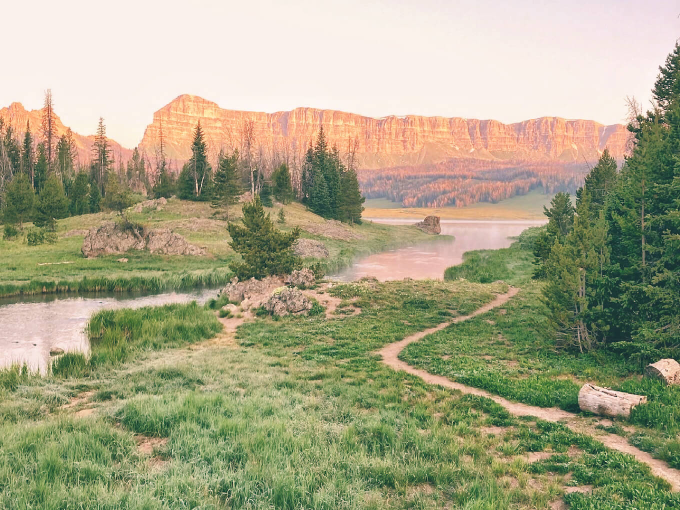
//> input picture histogramEqualization/media/low-contrast-photography-1.jpg, 1360 x 1020 px (shown at 1/2 size)
$ ./main   (built with g++ and OpenCV 4)
//> lines starting //> are read from the running program, lines starting //| are printed output that depends on the picture
#include <iostream>
#include <opencv2/opencv.hpp>

using namespace std;
using namespace cv;

int main()
{
    Mat image = imread("media/low-contrast-photography-1.jpg");
//> image is the input picture: 1020 rows x 1360 cols, CV_8UC3; mean B, G, R 134.1, 164.4, 167.3

    if (image.empty())
    {
        cout << "Could not open nor find the image." << endl;
        cin.get();
        return -1;
    }

    Mat hist_equalized_image;
    // converting the image from BGR to YCrCb color space
    cvtColor(image, hist_equalized_image, COLOR_BGR2YCrCb);
//> hist_equalized_image: 1020 rows x 1360 cols, CV_8UC3; mean of channels 0, 1, 2 161.8, 131.9, 112.3

    // split the image into 3 channels; Y, Cr and Cb channels and store in vector
    vector<Mat> vec_channels;
    split(hist_equalized_image, vec_channels);
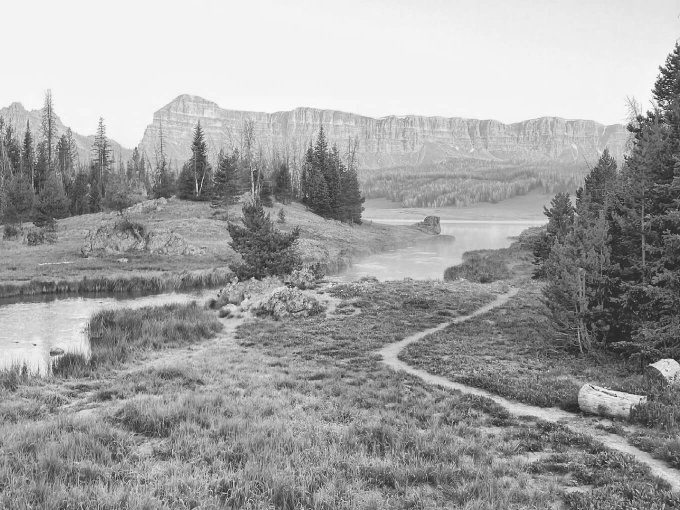
//> vec_channels[0]: 1020 rows x 1360 cols, CV_8UC1 (shown at 1/2 size); min 1, max 254, mean 161.8
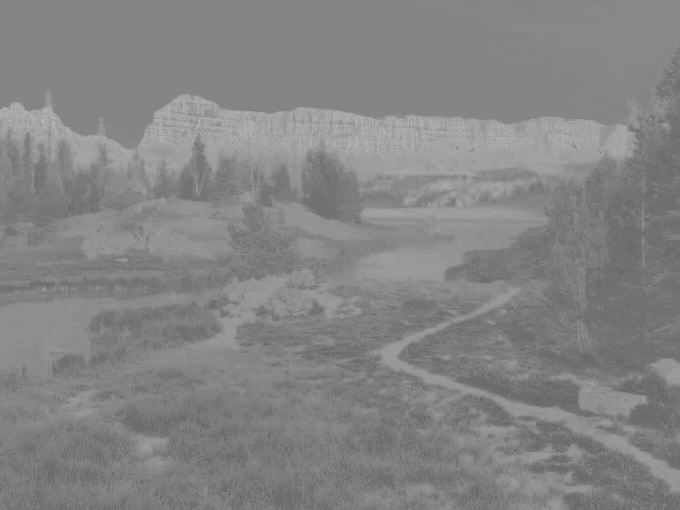
//> vec_channels[1]: 1020 rows x 1360 cols, CV_8UC1 (shown at 1/2 size); min 86, max 192, mean 131.9
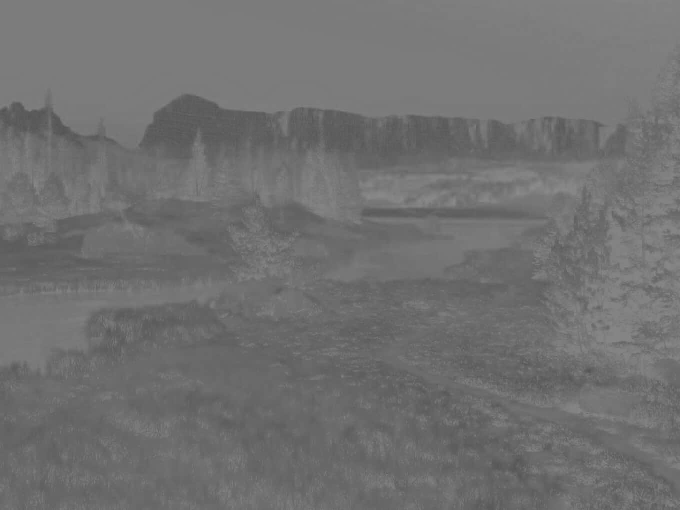
//> vec_channels[2]: 1020 rows x 1360 cols, CV_8UC1 (shown at 1/2 size); min 81, max 141, mean 112.3

    equalizeHist(vec_channels[0], vec_channels[0]);
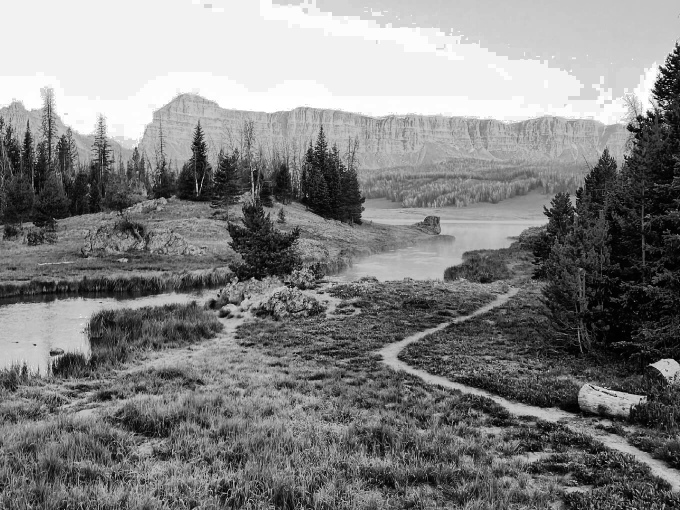
//> vec_channels[0]: 1020 rows x 1360 cols, CV_8UC1 (shown at 1/2 size); min 0, max 255, mean 129.9

    // merge 3 channels in the vector to form the color image in YCrCB color space
    merge(vec_channels, hist_equalized_image);
//> hist_equalized_image: 1020 rows x 1360 cols, CV_8UC3; mean of channels 0, 1, 2 129.9, 131.9, 112.3

    cvtColor(hist_equalized_image, hist_equalized_image, COLOR_YCrCb2BGR);
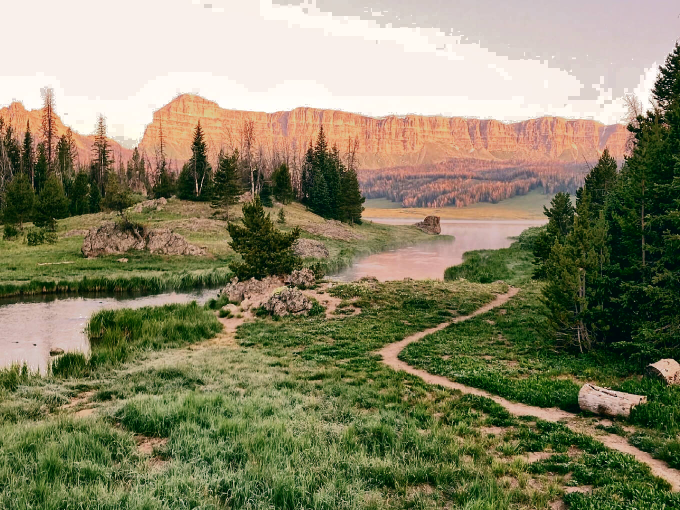
//> hist_equalized_image: 1020 rows x 1360 cols, CV_8UC3 (shown at 1/2 size); mean B, G, R 102.6, 132.5, 135.9

    String windowNameOriginal = "Original image";
    String windowNameHistogramEqualized = "Histogram Equalized image";

    namedWindow(windowNameOriginal, WINDOW_NORMAL);
    namedWindow(windowNameHistogramEqualized,WINDOW_NORMAL);

    resizeWindow(windowNameOriginal,300,300);
    resizeWindow(windowNameHistogramEqualized,300,300);

    imshow(windowNameOriginal, image);
    imshow(windowNameHistogramEqualized, hist_equalized_image);

    waitKey(0);
    destroyAllWindows();

    return 0;
}
